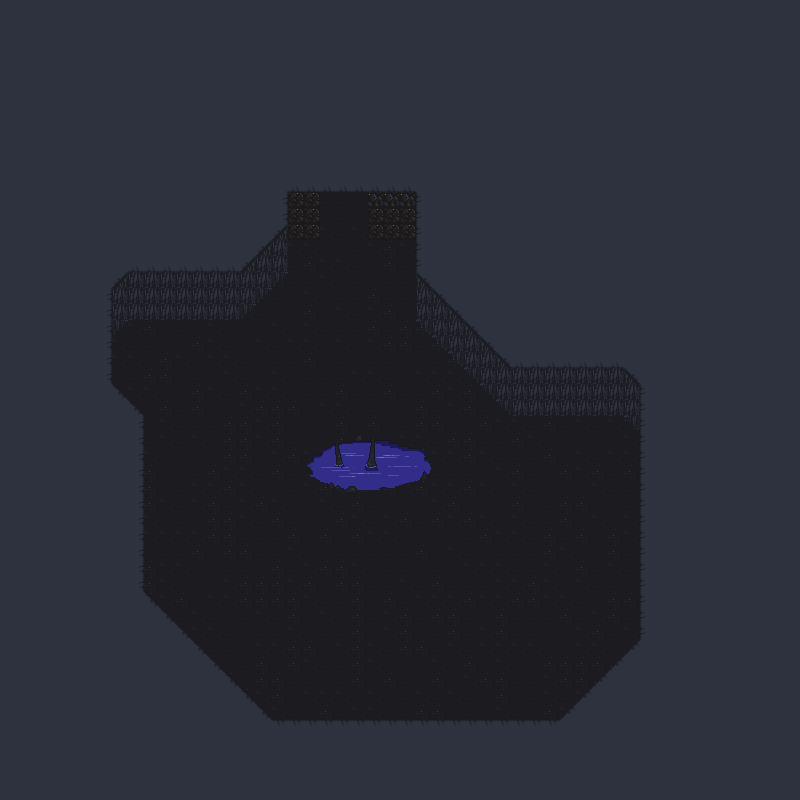

A 2D game scene composited from a Tiled map and its tileset images. What follows is a short description and the map's XML, with each tile layer's data collapsed to a summary:
An orthogonal 50x50 tile map with 16x16 px tiles, 2 tile layers (Floor, Tile Layer Background), 3 tilesets and 27 objects (24x EnemySpawn, Door, PlayerSpawn).

<map version="1.8" tiledversion="1.8.4" orientation="orthogonal" renderorder="right-down" width="50" height="50" tilewidth="16" tileheight="16" infinite="0" nextlayerid="5" nextobjectid="31">
 <editorsettings>
  <export target="new_room1.json" format="json" />
 </editorsettings>
 <tileset firstgid="1" name="tileset" tilewidth="16" tileheight="16" spacing="16" tilecount="18" columns="9">
  <image source="../images/tileset.png" width="272" height="48" />
  <tile id="0">
   <properties>
    <property name="collide" value="true" />
   </properties>
  </tile>
  <tile id="2">
   <properties>
    <property name="collide" value="true" />
   </properties>
  </tile>
  <tile id="3">
   <properties>
    <property name="collide" value="true" />
   </properties>
  </tile>
  <tile id="9">
   <properties>
    <property name="collide" value="true" />
   </properties>
  </tile>
  <tile id="11">
   <properties>
    <property name="collide" value="true" />
   </properties>
  </tile>
  <tile id="12">
   <properties>
    <property name="collide" value="true" />
   </properties>
  </tile>
 </tileset>
 <tileset firstgid="19" name="doorOpen_strip" tilewidth="48" tileheight="48" tilecount="7" columns="7">
  <image source="../images/doorOpen_strip.png" width="336" height="48" />
 </tileset>
 <tileset firstgid="26" name="Objects_atlas" tilewidth="16" tileheight="16" tilecount="289" columns="17">
  <image source="../images/Objects_atlas.png" width="272" height="272" />
  <tile id="104">
   <properties>
    <property name="collide" value="true" />
   </properties>
  </tile>
  <tile id="105">
   <properties>
    <property name="collide" value="true" />
   </properties>
  </tile>
  <tile id="106">
   <properties>
    <property name="collide" value="true" />
   </properties>
  </tile>
  <tile id="120">
   <properties>
    <property name="collide" value="true" />
   </properties>
  </tile>
  <tile id="121">
   <properties>
    <property name="collide" value="true" />
   </properties>
  </tile>
  <tile id="122">
   <properties>
    <property name="collide" value="true" />
   </properties>
  </tile>
  <tile id="123">
   <properties>
    <property name="collide" value="true" />
   </properties>
  </tile>
  <tile id="124">
   <properties>
    <property name="collide" value="true" />
   </properties>
  </tile>
  <tile id="125">
   <properties>
    <property name="collide" value="true" />
   </properties>
  </tile>
  <tile id="137">
   <properties>
    <property name="collide" value="true" />
   </properties>
  </tile>
  <tile id="138">
   <properties>
    <property name="collide" value="true" />
   </properties>
  </tile>
  <tile id="139">
   <properties>
    <property name="collide" value="true" />
   </properties>
  </tile>
  <tile id="140">
   <properties>
    <property name="collide" value="true" />
   </properties>
  </tile>
  <tile id="141">
   <properties>
    <property name="collide" value="true" />
   </properties>
  </tile>
  <tile id="142">
   <properties>
    <property name="collide" value="true" />
   </properties>
  </tile>
 </tileset>
 <layer id="4" name="Floor" width="50" height="50">
  <data>[2500 cells, 2500 non-empty, 4 distinct tile ids]</data>
 </layer>
 <layer id="1" name="Tile Layer Background" width="50" height="50">
  <data>[2500 cells, 1818 non-empty, 43 distinct tile ids]</data>
 </layer>
 <objectgroup id="2" name="Objects">
  <object id="2" name="Door" gid="19" x="320" y="240" width="48" height="48" />
  <object id="10" name="PlayerSpawn" x="141" y="359.167">
   <point />
  </object>
  <object id="11" x="296" y="911">
   <point />
  </object>
 </objectgroup>
 <objectgroup id="3" name="Enemy Spawn Points">
  <object id="4" name="EnemySpawn" x="534" y="569">
   <point />
  </object>
  <object id="12" name="EnemySpawn" x="195.5" y="543">
   <point />
  </object>
  <object id="13" name="EnemySpawn" x="188.5" y="485.5">
   <point />
  </object>
  <object id="14" name="EnemySpawn" x="321.5" y="287">
   <point />
  </object>
  <object id="16" name="EnemySpawn" x="386" y="301.5">
   <point />
  </object>
  <object id="17" name="EnemySpawn" x="583" y="628">
   <point />
  </object>
  <object id="18" name="EnemySpawn" x="603" y="465.5">
   <point />
  </object>
  <object id="23" name="EnemySpawn" x="490.333" y="478.167">
   <point />
  </object>
  <object id="24" name="EnemySpawn" x="456.333" y="530.5">
   <point />
  </object>
  <object id="25" name="EnemySpawn" x="441.333" y="415.5">
   <point />
  </object>
  <object id="26" name="EnemySpawn" x="341.667" y="378.167">
   <point />
  </object>
  <object id="27" name="EnemySpawn" x="285" y="438.5">
   <point />
  </object>
  <object id="28" name="EnemySpawn" x="309.667" y="538.5">
   <point />
  </object>
  <object id="29" name="EnemySpawn" x="258.333" y="485.5">
   <point />
  </object>
  <object id="30" name="EnemySpawn" x="376.333" y="424.5">
   <point />
  </object>
  <object id="19" name="EnemySpawn" x="604.5" y="526">
   <point />
  </object>
  <object id="20" name="EnemySpawn" x="482" y="675">
   <point />
  </object>
  <object id="21" name="EnemySpawn" x="290" y="697">
   <point />
  </object>
  <object id="22" name="EnemySpawn" x="389" y="683.5">
   <point />
  </object>
  <object id="15" name="EnemySpawn" x="253" y="615.5">
   <point />
  </object>
  <object id="5" name="EnemySpawn" x="473" y="620">
   <point />
  </object>
  <object id="6" name="EnemySpawn" x="322" y="627">
   <point />
  </object>
  <object id="7" name="EnemySpawn" x="372" y="569">
   <point />
  </object>
  <object id="8" name="EnemySpawn" x="393" y="626">
   <point />
  </object>
 </objectgroup>
</map>
